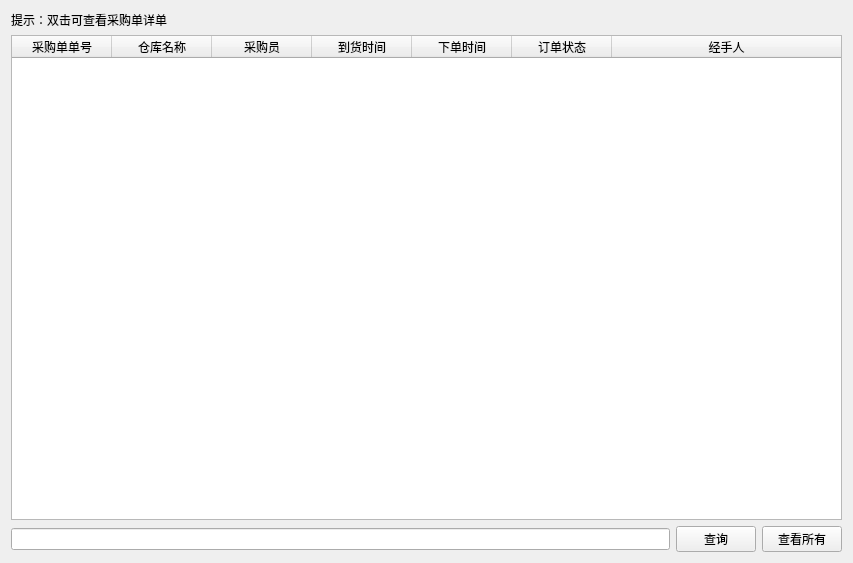
<?xml version="1.0" encoding="UTF-8"?>
<ui version="4.0">
 <class>Form</class>
 <widget class="QWidget" name="Form">
  <property name="geometry">
   <rect>
    <x>0</x>
    <y>0</y>
    <width>853</width>
    <height>563</height>
   </rect>
  </property>
  <property name="windowTitle">
   <string>采购单查看</string>
  </property>
  <layout class="QVBoxLayout" name="verticalLayout">
   <item>
    <widget class="QLabel" name="label">
     <property name="text">
      <string>提示：双击可查看采购单详单</string>
     </property>
    </widget>
   </item>
   <item>
    <widget class="QTableWidget" name="tableWidget">
     <property name="editTriggers">
      <set>QAbstractItemView::NoEditTriggers</set>
     </property>
     <property name="selectionMode">
      <enum>QAbstractItemView::SingleSelection</enum>
     </property>
     <property name="selectionBehavior">
      <enum>QAbstractItemView::SelectRows</enum>
     </property>
     <attribute name="horizontalHeaderStretchLastSection">
      <bool>true</bool>
     </attribute>
     <attribute name="verticalHeaderVisible">
      <bool>false</bool>
     </attribute>
     <column>
      <property name="text">
       <string>采购单单号</string>
      </property>
     </column>
     <column>
      <property name="text">
       <string>仓库名称</string>
      </property>
     </column>
     <column>
      <property name="text">
       <string>采购员</string>
      </property>
     </column>
     <column>
      <property name="text">
       <string>到货时间</string>
      </property>
     </column>
     <column>
      <property name="text">
       <string>下单时间</string>
      </property>
     </column>
     <column>
      <property name="text">
       <string>订单状态</string>
      </property>
     </column>
     <column>
      <property name="text">
       <string>经手人</string>
      </property>
     </column>
    </widget>
   </item>
   <item>
    <layout class="QHBoxLayout" name="horizontalLayout">
     <item>
      <widget class="QLineEdit" name="lineEdit"/>
     </item>
     <item>
      <widget class="QPushButton" name="query_Button">
       <property name="text">
        <string>查询</string>
       </property>
      </widget>
     </item>
     <item>
      <widget class="QPushButton" name="check_all_Button">
       <property name="text">
        <string>查看所有</string>
       </property>
      </widget>
     </item>
    </layout>
   </item>
  </layout>
 </widget>
 <resources/>
 <connections/>
</ui>
